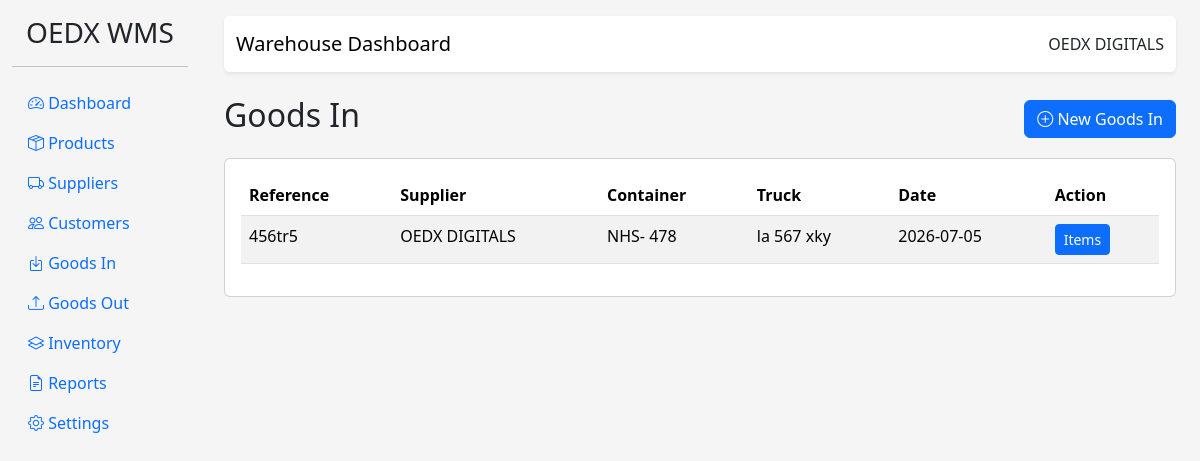
The page /goods-in/ on the database as committed earlier.
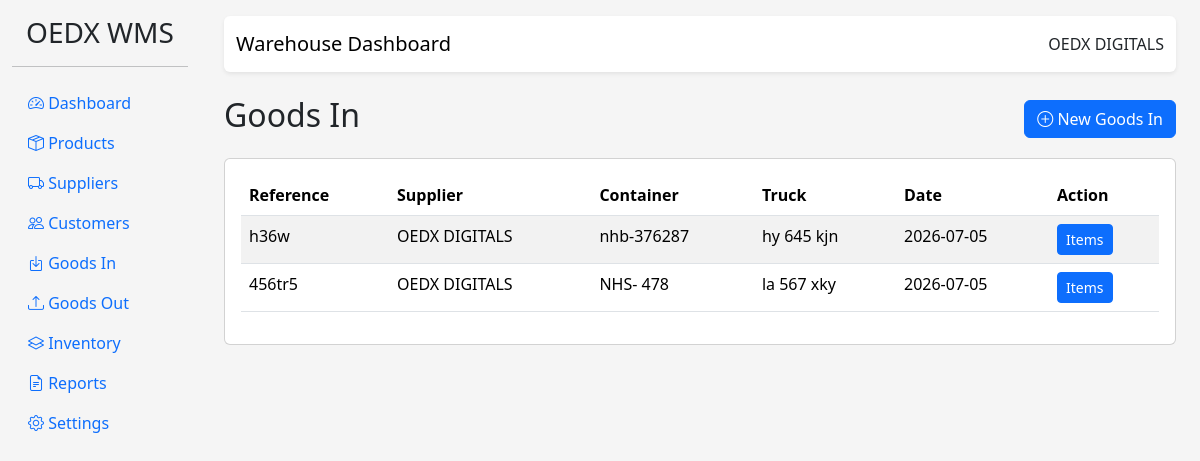
The same page on the database as committed later.
### app/models/goods_in.py (models this page shows, shortened)
class GoodsIn(db.Model):
    __tablename__ = "goods_in"
    id = db.Column(db.Integer, primary_key=True)
    reference_no = db.Column(
        db.String(100),
        unique=True,
        nullable=False
    )
    supplier_id = db.Column(
        db.Integer,
        db.ForeignKey("suppliers.id"),
        nullable=False
    )
    container_number = db.Column(db.String(100))
    truck_number = db.Column(db.String(100))
    driver_name = db.Column(db.String(100))
    received_by = db.Column(db.String(100))
    received_date = db.Column(
        db.DateTime,
        default=datetime.utcnow
    )
    remarks = db.Column(db.Text)
    items = db.relationship(
        "GoodsInItem",
        backref="goods_in",
        lazy=True,
        cascade="all, delete-orphan"
    )

### app/models/supplier.py (models this page shows, shortened)
class Supplier(db.Model):
    __tablename__ = "suppliers"
    id = db.Column(db.Integer, primary_key=True)
    company_name = db.Column(
        db.String(150),
        nullable=False
    )
    contact_person = db.Column(db.String(100))
    phone = db.Column(db.String(50))
    email = db.Column(db.String(100))
    address = db.Column(db.Text)
    goods_in = db.relationship(
        "GoodsIn",
        backref="supplier",
        lazy=True
    )
    batches = db.relationship(
        "Batch",
        backref="supplier",
        lazy=True
    )

### app/blueprints/goods_in.py (the view)
@goods_in_bp.route("/")
def index():
    records = GoodsIn.query.order_by(GoodsIn.id.desc()).all()
    return render_template(
        "goods_in/list.html",
        records=records,
    )

### templates/goods_in/list.html
{% extends "base.html" %}
{% block content %}
<div class="d-flex justify-content-between align-items-center mb-3">
    <h2>Goods In</h2>
    <a href="{{ url_for('goods_in.new') }}"
       class="btn btn-primary">
        <i class="bi bi-plus-circle"></i>
        New Goods In
    </a>
</div>
<div class="card">
<div class="card-body">
<table class="table table-striped">
<thead>
<tr>
<th>Reference</th>
<th>Supplier</th>
<th>Container</th>
<th>Truck</th>
<th>Date</th>
<th>Action</th>
</tr>
</thead>
<tbody>
{% for record in records %}
<tr>
    <td>{{ record.reference_no }}</td>
    <td>
        {% if record.supplier_id %}
            {{ record.supplier.company_name if record.supplier else "-" }}
        {% else %}
            -
        {% endif %}
    </td>
    <td>{{ record.container_number }}</td>
    <td>{{ record.truck_number }}</td>
    <td>{{ record.received_date.strftime("%Y-%m-%d") }}</td>
    <td>
	<a href="{{ url_for('goods_in.items', goods_in_id=record.id) }}"
	class="btn btn-primary btn-sm">
	Items
	</a>
    </td>
</tr>
{% else %}
<tr>
    <td colspan="6" class="text-center">
        No Goods In records.
    </td>
</tr>
{% endfor %}
</tbody>
</table>
</div>
</div>
{% endblock %}

Rows that differ between the two databases and show on the page:
added GoodsIn: reference_no "h36w", supplier "OEDX DIGITALS", container_number "nhb-376287", truck_number "hy 645 kjn", received_date "2026-07-05"
